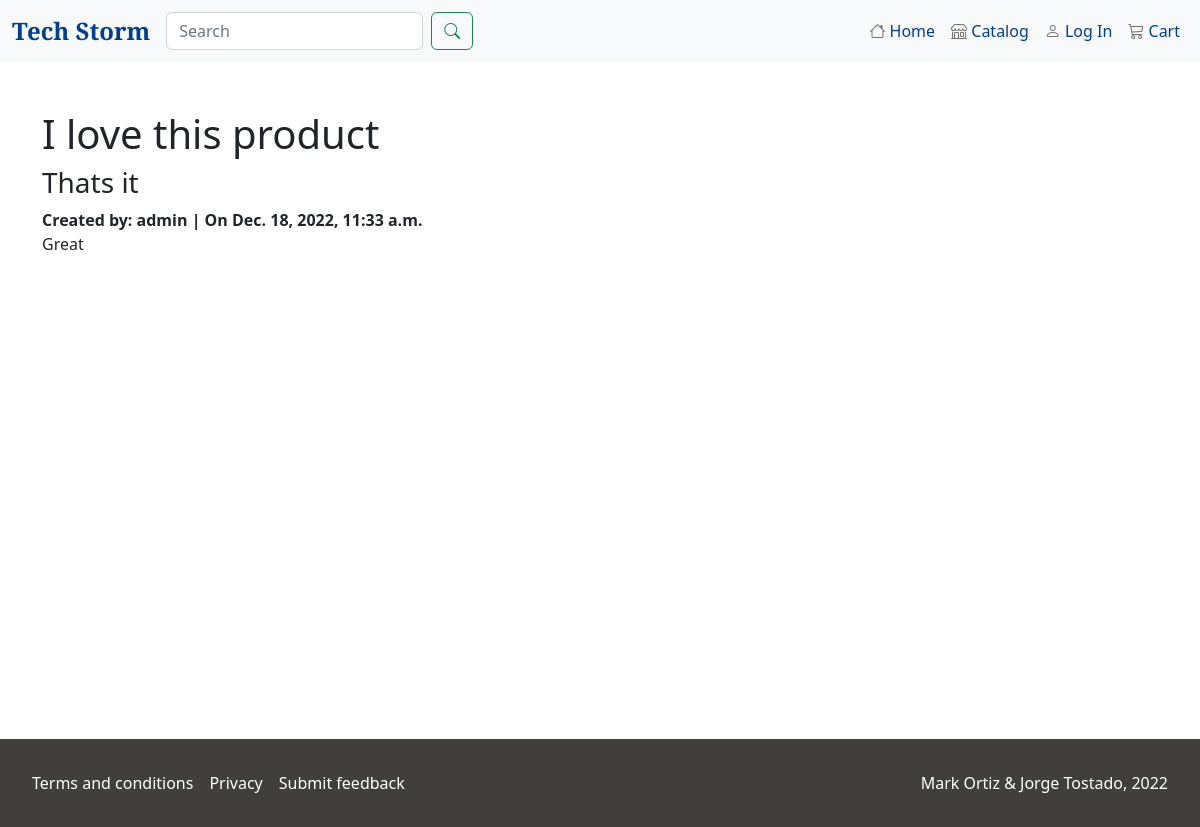
Page /review/detail/1/ on the committed database.
### reviews/models.py (models this page shows, shortened)
class Review(models.Model):
    SCORE_CHOICES = (
        (1, '1'),
        (2, '2'),
        (3, '3'),
        (4, '4'),
        (5, '5')
    )
    title = models.CharField(max_length=256)
    subtitle = models.CharField(max_length=256)
    author = models.ForeignKey(
        get_user_model(),
        on_delete=models.CASCADE
    )
    score = models.IntegerField(choices=SCORE_CHOICES, default=1)
    body = models.TextField()
    created_on = models.DateTimeField(auto_now_add=True)
    product = models.ForeignKey(
        Product,
        on_delete=models.CASCADE,
        blank=True,
        null=True
    )

### user/models.py (models this page shows, shortened)
class User(AbstractUser):
    class Role(models.TextChoices):
        MANAGER = 'MANAGER', 'Manager'
        CUSTOMER = 'CUSTOMER', 'Customer'
    base_role = Role.MANAGER
    role = models.CharField(max_length=50, choices=Role.choices)
    email = models.EmailField(max_length=254)
    staff_status = True
    REQUIRED_FIELDS = ['role', 'email']

### reviews/views.py (the view)
# urls.py: path('detail/<int:pk>/', PostDetailView.as_view(), name='detail_review'),
class PostDetailView(DetailView):
    template_name = 'review/detail.html'
    model = Review

### templates/review/detail.html (shortened to what this page needs)
{% extends 'base.html' %}
{% block content %}
<div class="container my-5">
    <div class="review-detail">
        <h1>{{ review.title }}</h1>
        <h3>{{ review.subtitle }}</h3>
        <strong>Created by: {{ review.author }} | On {{ review.created_on }}</strong>
        <p>{{ review.body }}</p>
    </div>
</div>
{% endblock content %}

### static/css/style.css (style rules this page uses)
body { min-height: 100vh; }

### rows in the picture
Review: title "I love this product", subtitle "Thats it", author "admin", created_on "Dec. 18, 2022, 11:33 a.m.", body "Great"
